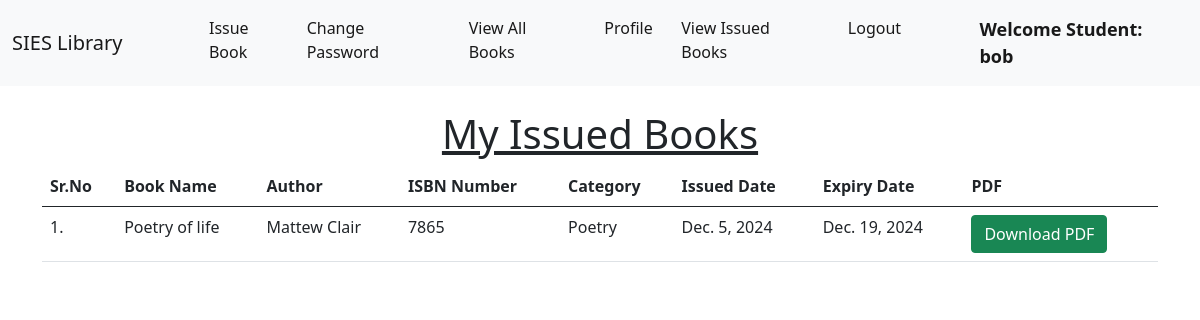
/student_issued_books/ (signed in), run on the app's committed database.
### bookapp/models.py (models this page shows, shortened)
class IssuedBook(models.Model):
    book = models.ForeignKey(Book, on_delete=models.CASCADE, null=True)
    student = models.ForeignKey(Student, on_delete=models.CASCADE, related_name='issued_books', null=True)
    issued_date = models.DateField(auto_now_add=True)
    expiry_date = models.DateField(default=get_expiry_date)

class Book(models.Model):
    CATEGORY_CHOICES = [
        ('Fiction', 'Fiction'),
        ('Non-Fiction', 'Non-Fiction'),
        ('Science', 'Science'),
        ('Biography', 'Biography'),
        ('Poetry', 'Poetry'),
        ('Education', 'Education'),
    ]
    name = models.CharField(max_length=200)
    author = models.CharField(max_length=200)
    isbn = models.PositiveIntegerField()
    category = models.CharField(max_length=50, choices=CATEGORY_CHOICES)
    pdf_file = models.FileField(upload_to='book_pdfs/', blank=True, null=True)

### bookapp/views.py (the view)
# urls.py: path("student_issued_books/", views.student_issued_books, name="student_issued_books"),
@login_required
def student_issued_books(request):
    student = request.user.student
    issued_books = IssuedBook.objects.filter(student=student)
    context = {'issued_books': issued_books}
    return render(request, 'student_issued_books.html', context)

### bookapp/templates/student_issued_books.html (shortened to what this page needs)
{% extends 'student_navbar.html' %}
{% load static %}
{% block body %}
<div class="container mt-4">
    <h1 class="text-center"><u>My Issued Books</u></h1>
    <table class="table table-hover">
        <thead>
            <tr>
                <th>Sr.No</th>
                <th>Book Name</th>
                <th>Author</th>
                <th>ISBN Number</th>
                <th>Category</th>
                <th>Issued Date</th>
                <th>Expiry Date</th>
                <th>PDF</th>
            </tr>
        </thead>
        <tbody>
            {% for book in issued_books %}
            <tr>
                <td>{{ forloop.counter }}.</td>
                <td>{{ book.book.name }}</td>
                <td>{{ book.book.author }}</td>
                <td>{{ book.book.isbn }}</td>
                <td>{{ book.book.category }}</td>
                <td>{{ book.issued_date }}</td>
                <td>{{ book.expiry_date }}</td>
                <td>
                    {% if book.book.pdf_file %}
                    <a href="{{ book.book.pdf_file.url }}" class="btn btn-success" download>Download PDF</a>
                    {% else %}
                    <p>No PDF available</p>
                    {% endif %}
                </td>
            </tr>
            {% empty %}
            <tr>
                <td colspan="8" class="text-center">No books issued yet.</td>
            </tr>
            {% endfor %}
        </tbody>
    </table>
</div>
{% endblock %}

### bookapp/templates/student_navbar.html (shortened to what this page needs)
<!doctype html>
<html lang="en">
  <head>
    <link href="https://cdn.jsdelivr.net/npm/bootstrap@5.1.0/dist/css/bootstrap.min.css" rel="stylesheet">
    <link rel="stylesheet" href="https://cdn.datatables.net/1.10.25/css/jquery.dataTables.min.css">
    <link rel="stylesheet" href="https://cdn.datatables.net/buttons/1.7.1/css/buttons.dataTables.min.css">
  </head>
  <body>
    <nav class="navbar navbar-expand-lg navbar-light bg-light sticky-top">
        <div class="container-fluid">
          <a class="navbar-brand" href="#">SIES Library </a>
          <div class="collapse navbar-collapse" id="navbarSupportedContent">
            <ul class="navbar-nav me-auto mb-2 mb-lg-0">
              <li class="nav-item">
                <a class="nav-link active" aria-current="page" href="/issue_book/">Issue Book</a>
              </li>
              <li class="nav-item">
                <a class="nav-link active" aria-current="page" href="/change_password/">Change Password</a>
              </li>
              <li class="nav-item">
                <a class="nav-link active" aria-current="page" href="/view_books/">View All Books</a>
              </li>
              <li class="nav-item">
                <a class="nav-link active" aria-current="page" href="/profile/">Profile</a>
              </li>
              <li class="nav-item">
                <a class="nav-link active" aria-current="page" href="/student_issued_books/">View Issued Books</a>
              </li>
              <li class="nav-item">
                <a class="nav-link active" aria-current="page" href="/logout/">Logout</a>
              </li>
              <li class="nav-item">
                <a style="font-weight:600; font-family:'Segoe UI', Tahoma, Geneva, Verdana, sans-serif; font-size: large;" class="nav-link active" href="#">Welcome Student: {{request.user}}</a>
              </li>
            </ul>
          </div>
        </div>
      </nav>
      {% block body %}
      {% endblock %}
  </body>
</html>

### data on the page
IssuedBook: book.name "Poetry of life", book.author "Mattew Clair", book.isbn "7865", book.category "Poetry", issued_date "Dec. 5, 2024", expiry_date "Dec. 19, 2024"

### other printed values
{{ request.user }} "bob"
